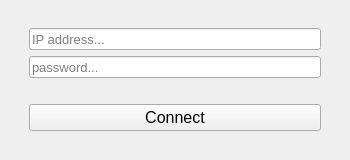
<?xml version="1.0" encoding="UTF-8"?>
<ui version="4.0">
 <class>Main_Window</class>
 <widget class="QMainWindow" name="Main_Window">
  <property name="geometry">
   <rect>
    <x>0</x>
    <y>0</y>
    <width>350</width>
    <height>160</height>
   </rect>
  </property>
  <property name="maximumSize">
   <size>
    <width>350</width>
    <height>160</height>
   </size>
  </property>
  <property name="windowTitle">
   <string>Secure RDC</string>
  </property>
  <property name="windowIcon">
   <iconset>
    <normaloff>../icons/favicon.ico</normaloff>../icons/favicon.ico</iconset>
  </property>
  <property name="autoFillBackground">
   <bool>false</bool>
  </property>
  <property name="iconSize">
   <size>
    <width>24</width>
    <height>24</height>
   </size>
  </property>
  <widget class="QWidget" name="centralwidget">
   <layout class="QVBoxLayout" name="verticalLayout">
    <item>
     <layout class="QGridLayout" name="gridLayout">
      <item row="5" column="2">
       <widget class="QPushButton" name="btn_connect">
        <property name="font">
         <font>
          <family>Arial</family>
          <pointsize>12</pointsize>
         </font>
        </property>
        <property name="cursor">
         <cursorShape>PointingHandCursor</cursorShape>
        </property>
        <property name="mouseTracking">
         <bool>false</bool>
        </property>
        <property name="tabletTracking">
         <bool>false</bool>
        </property>
        <property name="autoFillBackground">
         <bool>false</bool>
        </property>
        <property name="styleSheet">
         <string notr="true">color:'#0005ff'
</string>
        </property>
        <property name="text">
         <string>Connect</string>
        </property>
        <property name="icon">
         <iconset>
          <normaloff>../icons/connect.ico</normaloff>../icons/connect.ico</iconset>
        </property>
        <property name="iconSize">
         <size>
          <width>19</width>
          <height>19</height>
         </size>
        </property>
        <property name="shortcut">
         <string>Enter</string>
        </property>
       </widget>
      </item>
      <item row="3" column="2">
       <widget class="QLineEdit" name="input_password">
        <property name="maximumSize">
         <size>
          <width>16777215</width>
          <height>22</height>
         </size>
        </property>
        <property name="font">
         <font>
          <family>Arial</family>
          <pointsize>10</pointsize>
         </font>
        </property>
        <property name="focusPolicy">
         <enum>Qt::StrongFocus</enum>
        </property>
        <property name="contextMenuPolicy">
         <enum>Qt::DefaultContextMenu</enum>
        </property>
        <property name="toolTip">
         <string>enter password</string>
        </property>
        <property name="inputMask">
         <string/>
        </property>
        <property name="echoMode">
         <enum>QLineEdit::PasswordEchoOnEdit</enum>
        </property>
        <property name="dragEnabled">
         <bool>true</bool>
        </property>
        <property name="placeholderText">
         <string>password...</string>
        </property>
        <property name="clearButtonEnabled">
         <bool>true</bool>
        </property>
       </widget>
      </item>
      <item row="1" column="1">
       <spacer name="horizontalSpacer_4">
        <property name="orientation">
         <enum>Qt::Horizontal</enum>
        </property>
        <property name="sizeType">
         <enum>QSizePolicy::Fixed</enum>
        </property>
        <property name="sizeHint" stdset="0">
         <size>
          <width>20</width>
          <height>20</height>
         </size>
        </property>
       </spacer>
      </item>
      <item row="1" column="2">
       <widget class="QLineEdit" name="input_ip_address">
        <property name="maximumSize">
         <size>
          <width>16777215</width>
          <height>22</height>
         </size>
        </property>
        <property name="font">
         <font>
          <family>Arial</family>
          <pointsize>10</pointsize>
         </font>
        </property>
        <property name="focusPolicy">
         <enum>Qt::StrongFocus</enum>
        </property>
        <property name="contextMenuPolicy">
         <enum>Qt::DefaultContextMenu</enum>
        </property>
        <property name="toolTip">
         <string>enter IP address</string>
        </property>
        <property name="inputMask">
         <string/>
        </property>
        <property name="text">
         <string/>
        </property>
        <property name="dragEnabled">
         <bool>true</bool>
        </property>
        <property name="placeholderText">
         <string>IP address...</string>
        </property>
        <property name="clearButtonEnabled">
         <bool>true</bool>
        </property>
       </widget>
      </item>
      <item row="1" column="3">
       <spacer name="horizontalSpacer_5">
        <property name="orientation">
         <enum>Qt::Horizontal</enum>
        </property>
        <property name="sizeType">
         <enum>QSizePolicy::Fixed</enum>
        </property>
        <property name="sizeHint" stdset="0">
         <size>
          <width>20</width>
          <height>20</height>
         </size>
        </property>
       </spacer>
      </item>
      <item row="4" column="2">
       <spacer name="verticalSpacer">
        <property name="orientation">
         <enum>Qt::Vertical</enum>
        </property>
        <property name="sizeType">
         <enum>QSizePolicy::Fixed</enum>
        </property>
        <property name="sizeHint" stdset="0">
         <size>
          <width>20</width>
          <height>20</height>
         </size>
        </property>
       </spacer>
      </item>
     </layout>
    </item>
   </layout>
  </widget>
 </widget>
 <resources/>
 <connections/>
</ui>
